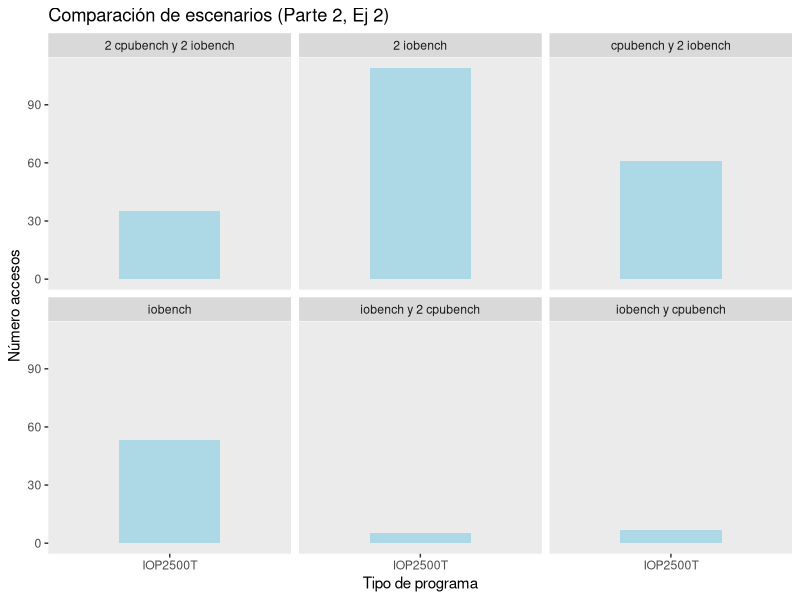

Recreate this plot in R.
######### Ejecucion #########

#> $ Rscript plot.R

######### Packages  #########
packages <- c("readxl", "tseries", "dynlm", "mFilter", "ggplot2", "dplyr")
sapply(packages, require, character.only = TRUE)

######### bases #########

# cpubench <- read.table("cpubench.txt", quote="\"", comment.char="")
# c0 <- mean(cpubench[,2])

cpubench_2iobench <- read.table("cpubench_2iobench.txt", quote="\"", comment.char="")
c1 <- filter(cpubench_2iobench, V3 == "KFLOPT")
c1 <- mean(c1[,2])

i1 <- filter(cpubench_2iobench, V3 == "IOP2500T")
i1 <- mean(i1[,2])
i1 

# cpubench2 <- read.table("2cpubench.txt", quote="\"", comment.char="")
# c2 <- mean(cpubench2[,2])

cpubench2_2iobench <- read.table("2cpubench_2iobench.txt", quote="\"", comment.char="")
c3 <- filter(cpubench2_2iobench, V3 == "KFLOPT")
c3 <- mean(c3[,2])

i3 <- filter(cpubench2_2iobench, V3 == "IOP2500T")
i3 <- mean(i3[,2])

iobench <- read.table("iobench.txt", quote="\"", comment.char="")
i4 <- filter(iobench, V3 == "IOP2500T")
i4 <- mean(i4[,2])

iobench_2cpubench <- read.table("iobench_2cpubench.txt", quote="\"", comment.char="")
c5 <- filter(iobench_2cpubench, V3 == "KFLOPT")
c5 <- mean(c5[,2])

i5 <- filter(iobench_2cpubench, V3 == "IOP2500T")
i5 <- mean(i5[,2])

iobench_cpubench <- read.table("iobench_cpubench.txt", quote="\"", comment.char="")
c6 <- filter(iobench_cpubench, V3 == "KFLOPT")
c6 <- mean(c6[,2])

i6 <- filter(iobench_cpubench, V3 == "IOP2500T")
i6 <- mean(i6[,2])

iobench2 <- read.table("2iobench.txt", quote="\"", comment.char="")
i7 <- filter(iobench2, V3 == "IOP2500T")
i7 <- mean(i7[,2])

escenarios <- c("cpubench_2iobench(c1)","cpubench_2iobench(i1)", "cpubench2_2iobench(c3)",
                "cpubench2_2iobench(i3)", "iobench(4)", "iobench_2cpubench(c5)", "iobench_2cpubench(i5)",
                "iobench_cpubench(c6)", "iobench_cpubench(i6)", "cpubench2")
promedios <- c(c(c1,i1), c(c3,i3), c(i4), c(c5,i5), c(c6,i6), c(i7))

table <- data.frame(escenarios, promedios)
table

######### plot y .png #########

png(file = "plot_part2_2_esc3.png")
bind_rows("cpubench y 2 iobench" = cpubench_2iobench,
          "2 cpubench y 2 iobench" = cpubench2_2iobench,
          "iobench" = iobench, "iobench y 2 cpubench" = iobench_2cpubench,
          "iobench y cpubench" = iobench_cpubench, "2 iobench" = iobench2,
          .id = "id") %>%
    ggplot(mapping = aes(x = V3)) +
        geom_bar(width=0.5, fill='lightblue') +
        facet_wrap(~id) +
        theme(panel.grid = element_blank()) +
        labs(title = "Comparación de escenarios (Parte 2, Ej 2)", y = "Número accesos", x= "Tipo de programa") 
dev.off()
